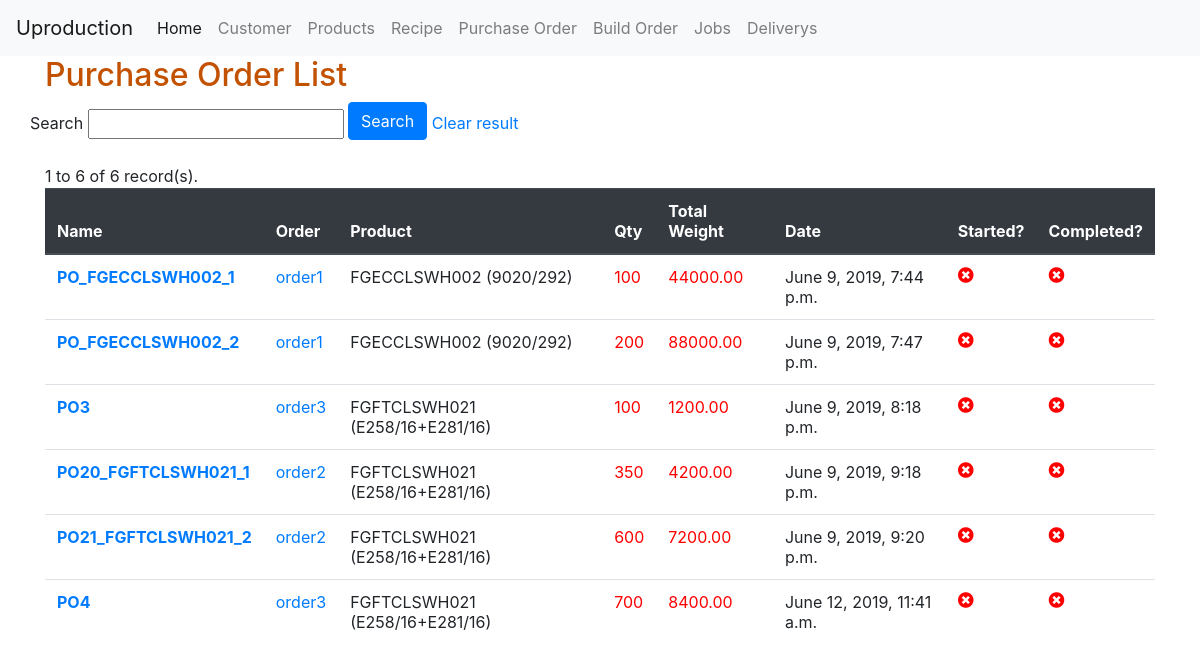
Before: /po/list/ with the older database file.
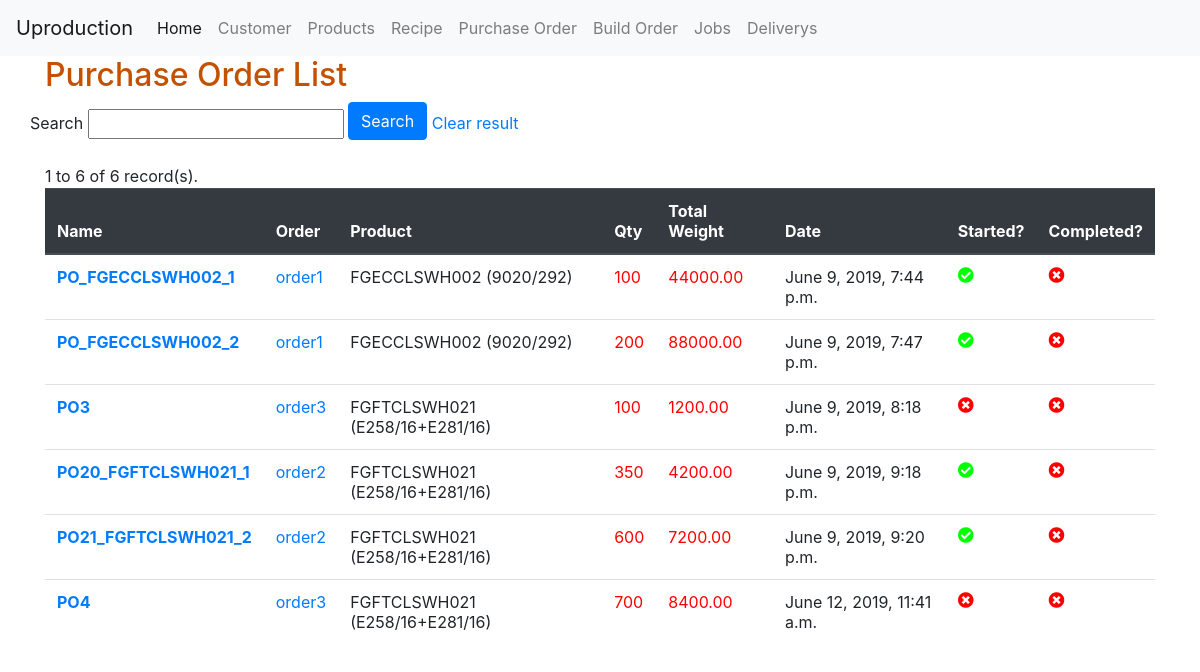
After: the same page with the newer database file.
### po/models.py (models this page shows, shortened)
class Po(models.Model):
	name 			= models.CharField(primary_key=True,max_length=50,null = False)
	slug 			= models.SlugField(unique=True,blank=True, null=True)
	description 	= models.TextField(null = True,blank = True)
	qty				= models.IntegerField(default=0)
	customer		= models.ForeignKey(Customer,
							blank=True,null=True,
							on_delete=models.SET_NULL,
							related_name = 'pos')
	product			= models.ForeignKey(Product,
							blank=True,null=True,
							on_delete=models.SET_NULL,
							related_name = 'pos')
	po_type 		= models.CharField(max_length=20,choices=PO_TYPE_CHOICE,default=BTO)
	delivery_date	= models.DateTimeField(blank=True, null=True)
	delivery_address= models.TextField(null = True,blank = True)
	created_date	= models.DateTimeField(auto_now_add=True)
	modified_date	= models.DateTimeField(blank=True, null=True,auto_now=True)
	active			= models.BooleanField(default=True)
	started			= models.BooleanField(default=False)
	completed		= models.BooleanField(default=False)
	def order(self):
		return self.orderitems.order.name
	def weight(self):
		if self.product != None :
			return self.product.weight * self.qty
		return 0
	def get_absolute_url(self):
		return reverse('po:detail', kwargs={'slug': self.slug})

### order/models.py (models this page shows, shortened)
class OrderItem(models.Model):
	order 			= models.ForeignKey(Order,
								on_delete=models.CASCADE,
								related_name='orderitems')
	po 				= models.OneToOneField(Po,
								on_delete=models.CASCADE,
								related_name='orderitems')
	seq				= models.IntegerField(default=1)
	note			= models.TextField(null = True,blank = True)
	created_date	= models.DateTimeField(auto_now_add=True)
	modified_date	= models.DateTimeField(blank=True, null=True,auto_now=True)
	completed		= models.BooleanField(default=False)

class Order(models.Model):
	name 			= models.CharField(primary_key=True,max_length=50,null = False)
	slug 			= models.SlugField(unique=True,blank=True, null=True)
	description 	= models.TextField(null = True,blank = True)
	product			= models.ForeignKey(Product,
							blank=True,null=True,
							on_delete=models.SET_NULL,
							related_name = 'orders')
	created_date	= models.DateTimeField(auto_now_add=True)
	modified_date	= models.DateTimeField(blank=True, null=True,auto_now=True)
	draft			= models.BooleanField(default=True)
	active			= models.BooleanField(default=True)
	completed		= models.BooleanField(default=False)
	def get_absolute_url(self):
		return reverse('order:detail', kwargs={'slug': self.slug})

### product/models.py (models this page shows, shortened)
class Product(models.Model):
	name 				= models.CharField(primary_key=True,max_length=50,null = False)
	fg_name				= models.CharField(verbose_name='Finish Goods Name',max_length=50,blank=True, null=True)
	slug 				= models.SlugField(unique=True,blank=True, null=True)
	description 		= models.TextField(null = True,blank = True)
	parent 				= models.ForeignKey('self', null=True,blank = True,
							on_delete=models.SET_NULL,
							related_name='products')
	group				= models.ForeignKey(ProductGroup,
							blank=True,null=True,
							on_delete = models.SET_NULL,
							related_name = 'products')
	customer			= models.ForeignKey(Customer,
							blank=True,null=True,
							on_delete = models.SET_NULL,
							related_name = 'products')
	brand				= models.ForeignKey(ProductBrand,
							blank=True,null=True,
							on_delete = models.SET_NULL,
							related_name = 'brands')
	prod_type			= models.CharField(max_length=5,choices=PRODUCT_TYPE_CHOICES,default=RAW_MATERIAL)
	prod_unit			= models.CharField(max_length=10,choices=PRODUCT_UNIT_CHOICES,default=PICE)
	color 				= models.ForeignKey(ProductColor,
							blank=True,null=True,
							on_delete=models.SET_NULL,
							related_name = 'products')
	job_prefix 			= models.CharField(verbose_name='Job Prefix',max_length=10,blank=True,null=True)
	min_order			= models.IntegerField(verbose_name='Minimum Order',default=0)
	max_pack			= models.IntegerField(verbose_name='Pack per box',default=1)
	unit_per_pack		= models.DecimalField(verbose_name='Unit per pack',default=1,max_digits=7, decimal_places=2)
	weight				= models.DecimalField(verbose_name='Unit weight',default=0,max_digits=7, decimal_places=2)#Only Finish good weight
	weight_runner		= models.DecimalField(verbose_name='Runner weight',default=0,max_digits=7, decimal_places=2)#Only Runner weight
	weight_unit 		= models.CharField(verbose_name='Weight unit',max_length=10,choices=PRODUCT_WEIGHT_UNIT,default=GRAM)
	created_date		= models.DateTimeField(auto_now_add=True)
	modified_date		= models.DateTimeField(blank=True, null=True,auto_now=True)
	active				= models.BooleanField(default=True)
	qty					= models.IntegerField(verbose_name='On Warehouse',default=0)
	last_warehouse_date	= models.DateTimeField(blank=True, null=True)
	def __str__(self):
		return '%s (%s)' % (self.name,self.fg_name) if self.fg_name else '%s' % self.name

### po/views.py (the view)
# urls.py: path('list/', PoListView.as_view(), name='list'),
class PoListView(ListView):
	model 		= Po
	paginate_by = 100
	def get_queryset(self):
		query = self.request.GET.get('q')
		if query :
			return Po.objects.filter(Q(name__icontains=query) |
									Q(description__icontains=query) |
									Q(product__name__icontains=query)|
									Q(product__description__icontains=query)).order_by('-created_date')
		return Po.objects.all()

### templates/po/po_list.html (shortened to what this page needs)
{% extends '../base.html' %}
{% block content %}
    <h2>Purchase Order List</h2>
    <form class="form-inline" method='GET' action='.'>
        <div class="form-group row">
            <div>
              Search
              <input type="text" id="search"  name="q" value='{{ request.GET.q}}'>
              <button type="submit" class="btn btn-primary mb-2">Search</button>
              <a href="{% url 'po:list'  %}">Clear result</a>
            </div>
        </div>
    </form>
   {{ page_obj.start_index }} to {{ page_obj.end_index }} of {{ page_obj.paginator.count }} record(s).
   <table class="table">
      <thead class="thead-dark">
        <tr>
          <th scope="col">Name</th>
          <th scope="col">Order</th>
          <th scope="col">Product</th>
          <th scope="col">Qty</th>
          <th scope="col">Total Weight</th>
          <th scope="col">Date</th>
          <th scope="col">Started?</th>
          <th scope="col">Completed?</th>
        </tr>
      </thead>
      <tbody>
    {% for object in object_list %}
      <tr>
          <th scope="row"><a href="{{ object.get_absolute_url }}">
              {{object.name}}
            </a>
          </th>
          <td><a href="{{ object.orderitems.order.get_absolute_url }}">
            {{object.order}}
          </a></td>
          <td>{{object.product}}</td>
          <td><span class="qty">{{object.qty}}</span></td>
          <td><span class="qty">{{object.weight}}</span></td>
          <td>{{object.created_date}}</td>
          <td><i class="fa {% if object.started %} ' fa-check-circle '  {% else %} ' fa-times-circle ' {% endif %} {{object.started}}" aria-hidden="true"></i></td>
          <td><i class="fa {% if object.completed %} ' fa-check-circle '  {% else %} ' fa-times-circle ' {% endif %} {{object.completed}}" aria-hidden="true"></i></td>
        </tr>
    {% endfor %}
    <br>
{% endblock %}

Changed rows visible on the page:
changed Po "PO_FGECCLSWH002_1": started False → True (drawn)
changed Po "PO_FGECCLSWH002_2": started False → True (drawn)
changed Po "PO20_FGFTCLSWH021_1": started False → True (drawn)
changed Po "PO21_FGFTCLSWH021_2": started False → True (drawn)
